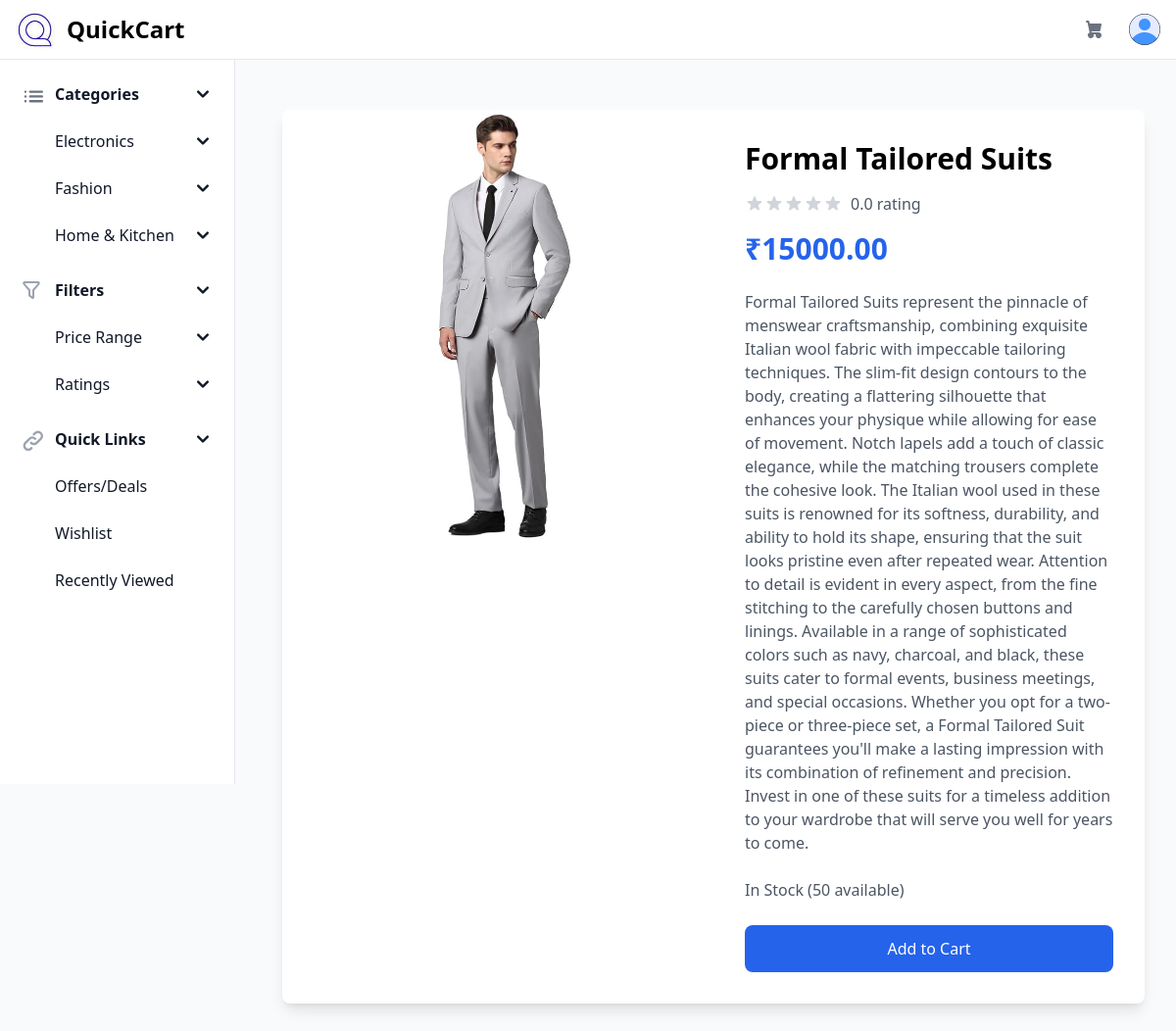
Screenshot of /product/50 with the database file from the repository.
### app.py (models this page shows)
class Product(db.Model):
    __tablename__ = "product"
    id = db.Column(db.Integer, primary_key=True)
    name = db.Column(db.String(200), nullable=False)
    description = db.Column(db.Text, nullable=False)
    price = db.Column(db.Float, nullable=False)
    category = db.Column(db.String(100), nullable=False)
    rating = db.Column(db.Float, default=0)
    stock = db.Column(db.Integer, default=0)
    image = db.Column(db.String(150), nullable=True)
    created_at = db.Column(db.DateTime, default=datetime.now(timezone("Asia/Kolkata")))
    earning = db.Column(db.Float, default=0)
    supplier_id = db.Column(
        db.Integer, db.ForeignKey("user_database.id"), nullable=False
    )
    reviews = db.relationship("Review", backref="product", lazy=True)
    cart_items = db.relationship("CartItem", backref="product", lazy=True)

### app.py (the view)
@app.route("/product/<int:product_id>")
def product_page(product_id):
    product = Product.query.get_or_404(product_id)
    min_price = db.session.query(func.min(Product.price)).scalar() or 0
    max_price = db.session.query(func.max(Product.price)).scalar() or 10000
    return render_template("product_page.html",
                         product=product,
                         user=current_user,
                         min_price=min_price,
                         max_price=max_price)

### templates/product_page.html (shortened to what this page needs)
{% extends "layout.html" %}
{% block content %}
<div class="container mx-auto px-4 py-8">
    <div class="bg-white rounded-lg shadow-lg overflow-hidden dark:bg-gray-800">
        <div class="md:flex">
            <div class="md:w-1/2">
                <div class="relative aspect-square">
                    {% if product.image %}
                    <img src="{{ url_for('static', filename='dist/product_images/' + product.image) }}"
                         alt="{{ product.name }}"
                         class="absolute inset-0 w-full h-full object-contain bg-white">
                    {% else %}
                    <img src="{{ url_for('static', filename='images/placeholder.png') }}"
                         alt="No image"
                         class="absolute inset-0 w-full h-full object-contain bg-white">
                    {% endif %}
                </div>
            </div>
            <div class="md:w-1/2 p-8">
                <h1 class="text-3xl font-bold mb-4 dark:text-white">{{ product.name }}</h1>
                <div class="flex items-center mb-4">
                    <div class="flex items-center">
                        <span class="ml-2 text-gray-600 dark:text-gray-400">{{ "%.1f"|format(product.rating) }} rating</span>
                    </div>
                </div>
                <div class="text-3xl font-bold text-primary-600 mb-6">
                    ₹{{ "%.2f"|format(product.price) }}
                </div>
                <p class="text-gray-600 dark:text-gray-400 mb-6">
                    {{ product.description }}
                </p>
                <div class="mb-6">
                    <span class="text-gray-600 dark:text-gray-400">
                        {% if product.stock > 0 %}
                            In Stock ({{ product.stock }} available)
                        {% else %}
                            Out of Stock
                        {% endif %}
                    </span>
                </div>
                <button onclick="addToCart({{ product.id }})"
                        class="w-full bg-primary-600 text-white px-6 py-3 rounded-lg hover:bg-primary-700 transition-colors disabled:bg-gray-400 disabled:cursor-not-allowed">
                    {% if product.stock > 0 %}
                        Add to Cart
                    {% else %}
                        Out of Stock
                    {% endif %}
                </button>
            </div>
        </div>
    </div>
</div>
{% endblock %}

### templates/layout.html (shortened to what this page needs)
<!DOCTYPE html>
<html lang="en">
  <head>
    <link href="https://cdnjs.cloudflare.com/ajax/libs/flowbite/2.3.0/flowbite.min.css" rel="stylesheet" />
    <link
      rel="stylesheet"
      href="{{url_for('static',filename='dist/css/output.css')}}"
    />
  </head>
  <body>
    <div class="antialiased bg-gray-50 dark:bg-gray-900">
      {% include 'components/navbar.html' %}
      {% include 'components/sidebar.html' %}
      <main class="p-4 md:ml-64 h-auto pt-20">
        <div>{% block content %}{% endblock %}</div>
      </main>
    </div>
  </body>
</html>

### templates/components/navbar.html (shortened to what this page needs)
<nav
  class="bg-white border-b border-gray-200 px-4 py-2.5 dark:bg-gray-800 dark:border-gray-700 fixed left-0 right-0 top-0 z-50"
>
  <div class="flex flex-wrap justify-between items-center">
    <div class="flex justify-start items-center">
      <a
        href="{{ url_for('home') }}"
        class="flex items-center justify-between mr-4"
      >
        <img
          src="{{url_for('static',filename='dist/images/logo.jpg')}}"
          class="mr-3 h-10"
          alt="Flowbite Logo"
        />
        <span
          class="self-center text-2xl font-semibold whitespace-nowrap dark:text-white"
          >QuickCart</span
        >
      </a>
    </div>
    <div class="flex items-center lg:order-2">
      <button
        type="button"
        data-dropdown-toggle="Cart-dropdown"
        class="p-2 mr-1 text-gray-500 rounded-lg hover:text-gray-900 hover:bg-gray-100 dark:text-gray-400 dark:hover:text-white dark:hover:bg-gray-700 focus:ring-4 focus:ring-gray-300 dark:focus:ring-gray-600"
      >
      </button>
      <button
        type="button"
        class="flex mx-3 text-sm bg-gray-800 rounded-full md:mr-0 focus:ring-4 focus:ring-gray-300 dark:focus:ring-gray-600"
        id="user-menu-button"
        aria-expanded="false"
        data-dropdown-toggle="dropdown"
      >
        <img
          class="w-8 h-8 rounded-full"
          src="{{url_for('static',filename='dist/images/user.png')}}"
          alt="user photo"
        />
      </button>
    </div>
  </div>
</nav>

### templates/components/sidebar.html (shortened to what this page needs)
<aside
  class="fixed top-0 left-0 z-40 w-60 h-screen pt-14 transition-transform -translate-x-full bg-white border-r border-gray-200 md:translate-x-0 dark:bg-gray-800 dark:border-gray-700"
  aria-label="Sidenav"
  id="drawer-navigation"
>
  <div class="overflow-y-auto py-5 px-3 h-full bg-white dark:bg-gray-800">
    <ul class="space-y-2">
      <li>
        <button
          type="button"
          class="flex items-center p-2 w-full text-base font-bold text-gray-900 rounded-lg transition duration-75 group hover:bg-gray-100 dark:text-white dark:hover:bg-gray-700"
          aria-controls="dropdown-categories"
          data-collapse-toggle="dropdown-categories"
        >
          <span class="flex-1 ml-3 text-left whitespace-nowrap"
            >Categories</span
          >
          <svg
            aria-hidden="true"
            class="w-6 h-6"
            fill="currentColor"
            viewBox="0 0 20 20"
            xmlns="http://www.w3.org/2000/svg"
          >
            <path
              fill-rule="evenodd"
              d="M5.293 7.293a1 1 0 011.414 0L10 10.586l3.293-3.293a1 1 0 111.414 1.414l-4 4a1 1 0 01-1.414 0l-4-4a1 1 0 010-1.414z"
              clip-rule="evenodd"
            ></path>
          </svg>
        </button>
        <ul id="dropdown-categories" class="py-2 space-y-2">
          <li>
            <button
              type="button"
              class="flex items-center p-2 pl-11 w-full text-base font-medium text-gray-900 rounded-lg transition duration-75 group hover:bg-gray-100 dark:text-white dark:hover:bg-gray-700"
              aria-controls="dropdown-electronics"
              data-collapse-toggle="dropdown-electronics"
            >
              Electronics
              <svg
                aria-hidden="true"
                class="w-6 h-6 ml-auto"
                fill="currentColor"
                viewBox="0 0 20 20"
                xmlns="http://www.w3.org/2000/svg"
              >
                <path
                  fill-rule="evenodd"
                  d="M5.293 7.293a1 1 0 011.414 0L10 10.586l3.293-3.293a1 1 0 111.414 1.414l-4 4a1 1 0 01-1.414 0l-4-4a1 1 0 010-1.414z"
                  clip-rule="evenodd"
                ></path>
              </svg>
            </button>
          </li>
          <li>
            <button
              type="button"
              class="flex items-center p-2 pl-11 w-full text-base font-medium text-gray-900 rounded-lg transition duration-75 group hover:bg-gray-100 dark:text-white dark:hover:bg-gray-700"
              aria-controls="dropdown-fashion"
              data-collapse-toggle="dropdown-fashion"
            >
              Fashion
              <svg
                aria-hidden="true"
                class="w-6 h-6 ml-auto"
                fill="currentColor"
                viewBox="0 0 20 20"
                xmlns="http://www.w3.org/2000/svg"
              >
                <path
                  fill-rule="evenodd"
                  d="M5.293 7.293a1 1 0 011.414 0L10 10.586l3.293-3.293a1 1 0 111.414 1.414l-4 4a1 1 0 01-1.414 0l-4-4a1 1 0 010-1.414z"
                  clip-rule="evenodd"
                ></path>
              </svg>
            </button>
          </li>
          <li>
            <button
              type="button"
              class="flex items-center p-2 pl-11 w-full text-base font-medium text-gray-900 rounded-lg transition duration-75 group hover:bg-gray-100 dark:text-white dark:hover:bg-gray-700"
              aria-controls="dropdown-Home-and-Kitchen"
              data-collapse-toggle="dropdown-Home-and-Kitchen"
            >
              Home & Kitchen
              <svg
                aria-hidden="true"
                class="w-6 h-6 ml-auto"
                fill="currentColor"
                viewBox="0 0 20 20"
                xmlns="http://www.w3.org/2000/svg"
              >
                <path
                  fill-rule="evenodd"
                  d="M5.293 7.293a1 1 0 011.414 0L10 10.586l3.293-3.293a1 1 0 111.414 1.414l-4 4a1 1 0 01-1.414 0l-4-4a1 1 0 010-1.414z"
                  clip-rule="evenodd"
                ></path>
              </svg>
            </button>
          </li>
        </ul>
      </li>
      <li>
        <button
          type="button"
          class="flex items-center p-2 w-full text-base font-bold text-gray-900 rounded-lg transition duration-75 group hover:bg-gray-100 dark:text-white dark:hover:bg-gray-700"
          aria-controls="dropdown-Filters"
          data-collapse-toggle="dropdown-Filters"
        >
          <span class="flex-1 ml-3 text-left whitespace-nowrap">Filters</span>
          <svg
            aria-hidden="true"
            class="w-6 h-6"
            fill="currentColor"
            viewBox="0 0 20 20"
            xmlns="http://www.w3.org/2000/svg"
          >
            <path
              fill-rule="evenodd"
              d="M5.293 7.293a1 1 0 011.414 0L10 10.586l3.293-3.293a1 1 0 111.414 1.414l-4 4a1 1 0 01-1.414 0l-4-4a1 1 0 010-1.414z"
              clip-rule="evenodd"
            ></path>
          </svg>
        </button>
        <ul id="dropdown-Filters" class="py-2 space-y-2">
          <li>
            <button
              type="button"
              class="flex items-center p-2 pl-11 w-full text-base font-medium text-gray-900 rounded-lg transition duration-75 group hover:bg-gray-100 dark:text-white dark:hover:bg-gray-700"
              aria-controls="dropdown-Price-Range"
              data-collapse-toggle="dropdown-Price-Range"
            >
              Price Range
              <svg
                aria-hidden="true"
                class="w-6 h-6 ml-auto"
                fill="currentColor"
                viewBox="0 0 20 20"
                xmlns="http://www.w3.org/2000/svg"
              >
                <path
                  fill-rule="evenodd"
                  d="M5.293 7.293a1 1 0 011.414 0L10 10.586l3.293-3.293a1 1 0 111.414 1.414l-4 4a1 1 0 01-1.414 0l-4-4a1 1 0 010-1.414z"
                  clip-rule="evenodd"
                ></path>
              </svg>
            </button>
          </li>
          <li>
            <button
              type="button"
              class="flex items-center p-2 pl-11 w-full text-base font-medium text-gray-900 rounded-lg transition duration-75 group hover:bg-gray-100 dark:text-white dark:hover:bg-gray-700"
              aria-controls="dropdown-Ratings"
              data-collapse-toggle="dropdown-Ratings"
            >
              Ratings
              <svg
                aria-hidden="true"
                class="w-6 h-6 ml-auto"
                fill="currentColor"
                viewBox="0 0 20 20"
                xmlns="http://www.w3.org/2000/svg"
              >
                <path
                  fill-rule="evenodd"
                  d="M5.293 7.293a1 1 0 011.414 0L10 10.586l3.293-3.293a1 1 0 111.414 1.414l-4 4a1 1 0 01-1.414 0l-4-4a1 1 0 010-1.414z"
                  clip-rule="evenodd"
                ></path>
              </svg>
            </button>
          </li>
        </ul>
      </li>
      <li>
        <button
          type="button"
          class="flex items-center p-2 w-full text-base font-bold text-gray-900 rounded-lg transition duration-75 group hover:bg-gray-100 dark:text-white dark:hover:bg-gray-700"
          aria-controls="dropdown-Quick-Links"
          data-collapse-toggle="dropdown-Quick-Links"
        >
          <span class="flex-1 ml-3 text-left whitespace-nowrap"
            >Quick Links</span
          >
          <svg
            aria-hidden="true"
            class="w-6 h-6"
            fill="currentColor"
            viewBox="0 0 20 20"
            xmlns="http://www.w3.org/2000/svg"
          >
            <path
              fill-rule="evenodd"
              d="M5.293 7.293a1 1 0 011.414 0L10 10.586l3.293-3.293a1 1 0 111.414 1.414l-4 4a1 1 0 01-1.414 0l-4-4a1 1 0 010-1.414z"
              clip-rule="evenodd"
            ></path>
          </svg>
        </button>
        <ul id="dropdown-Quick-Links" class="py-2 space-y-2">
          <li>
            <a
              href="#"
              class="flex items-center p-2 pl-11 w-full text-base font-normal text-gray-900 rounded-lg transition duration-75 group hover:bg-gray-100 dark:text-white dark:hover:bg-gray-700"
              >Offers/Deals</a
            >
          </li>
          <li>
            <a
              href="#"
              class="flex items-center p-2 pl-11 w-full text-base font-normal text-gray-900 rounded-lg transition duration-75 group hover:bg-gray-100 dark:text-white dark:hover:bg-gray-700"
              >Wishlist</a
            >
          </li>
          <li>
            <a
              href="#"
              class="flex items-center p-2 pl-11 w-full text-base font-normal text-gray-900 rounded-lg transition duration-75 group hover:bg-gray-100 dark:text-white dark:hover:bg-gray-700"
              >Recently Viewed</a
            >
          </li>
        </ul>
      </li>
    </ul>
  </div>
</aside>

### rows the page displays
Product: image (picture), name "Formal Tailored Suits", rating "0.0", price "15000.00", description "Formal Tailored Suits represent the pinnacle of menswear craftsmanship, combining exquisite Italian wool fabric with impeccable tailoring techniques. The slim-fit design contours to the body, creating a flattering silhouette that enhances your physique while allowing for ease of movement. Notch lapels add a touch of classic elegance, while the matching trousers complete the cohesive look. The Italian wool used in these suits is renowned for its softness, durability, and ability to hold its shape, ensuring that the suit looks pristine even after repeated wear. Attention to detail is evident in every aspect, from the fine stitching to the carefully chosen buttons and linings. Available in a…", stock "50"
